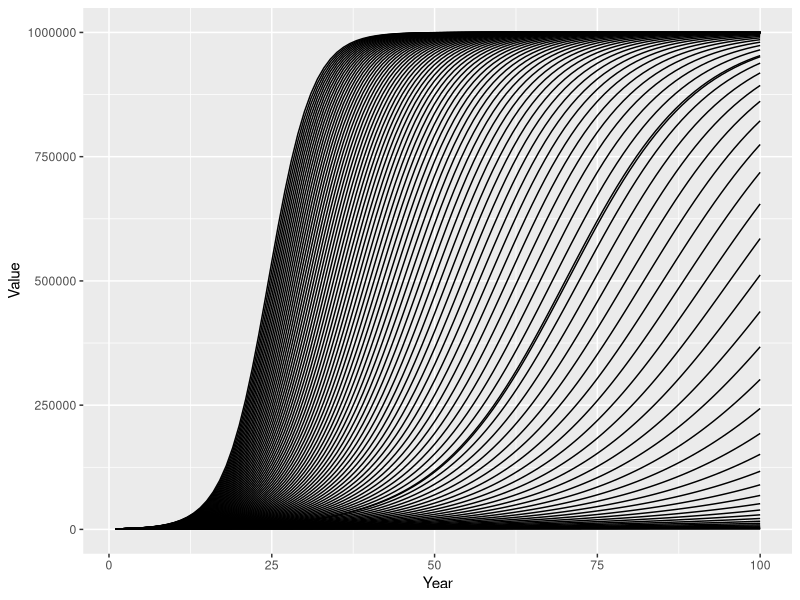
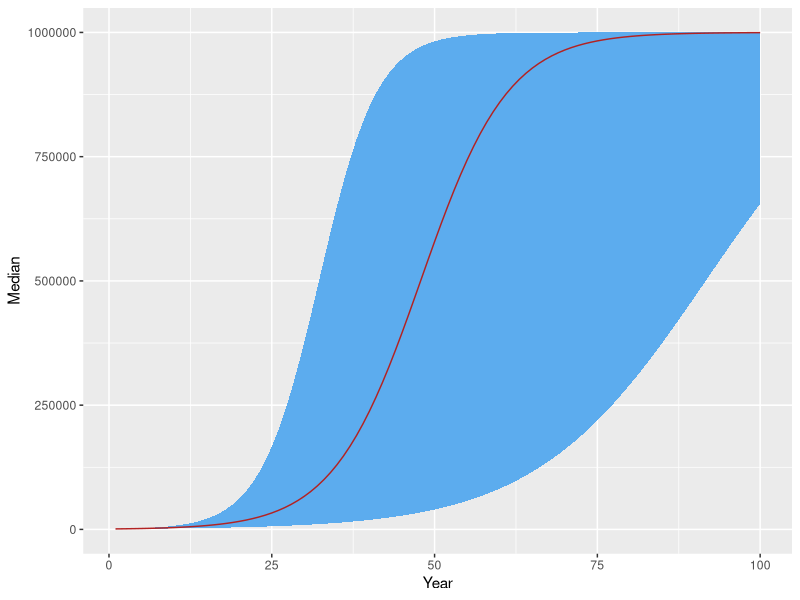

Here is the R script that generated these plots, in order:
library(readr)
library(dplyr)
library(ggplot2)
library(stringr)
library(tidyr)

# Load in the sensitivity data
sd <- read_csv("datasets/sensitivity runs/LTG_Sensitivity.csv")

# Convert to tidy data format
sd_tidy <- sd %>%
             pivot_longer(cols=!Year,names_to="Variable",values_to="Value") %>%
             mutate(Variable=str_replace_all(Variable,'\"',""),
                    Variable=str_replace(Variable,"=","")) %>%
             separate(Variable,into=c("Run","Variable"),sep = ":") %>%
             mutate(Variable=trimws(Variable)) %>%
             separate(Run,c("TempRun","Run"),sep = " ",convert = TRUE) %>%
             select(Run,Year,Variable,Value)

ggplot(filter(sd_tidy,Variable=="Population"),
       aes(x=Year,y=Value,group=Run))+geom_line()

sum_runs <- sd_tidy %>%
              filter(Variable=="Population") %>%
              group_by(Variable,Year) %>%
              summarise(Q75=quantile(Value,0.75),
                        Q25=quantile(Value,0.25),
                        Median=median(Value),
                        Mean=mean(Value))


ggplot(sum_runs,aes(Year, Median)) + 
  geom_ribbon(aes(ymin = Q25,ymax = Q75),fill = "steelblue2") + 
  geom_line(color = "firebrick")


            
